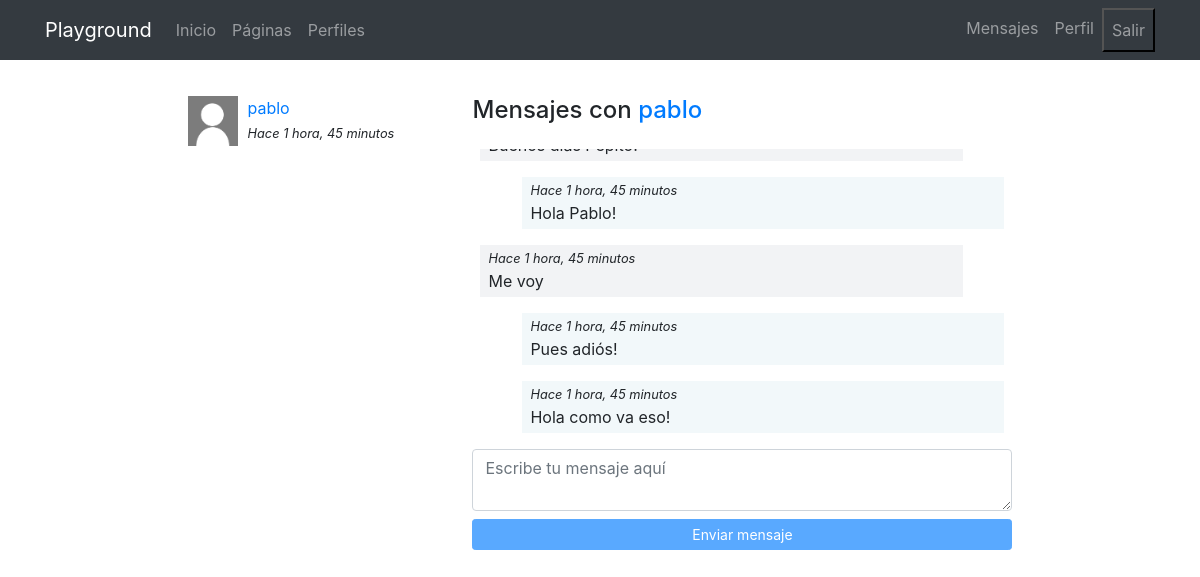
Page /messenger/thread/1 (signed in) on the earlier database version.
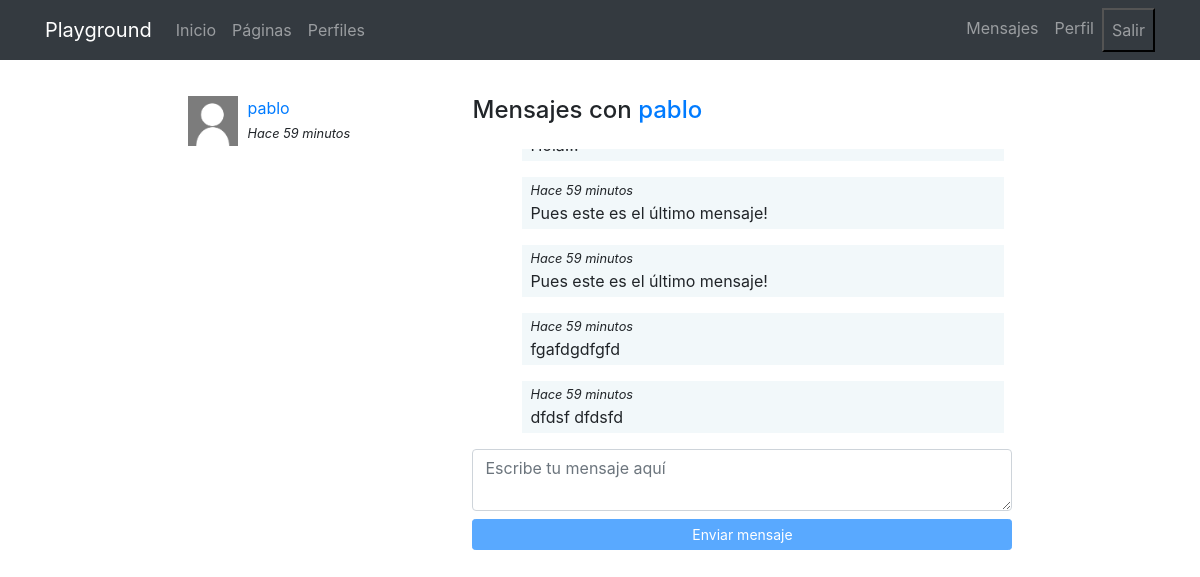
Same page on the later database version.
### messanger/models.py (models this page shows)
class Thread(models.Model):
    users = models.ManyToManyField(User, related_name='threads')
    messages = models.ManyToManyField(Message)
    updated = models.DateTimeField(auto_now=True)
    objects = ThreadManager()
    class Meta:
        ordering = ['-updated']

class Message(models.Model):
    user = models.ForeignKey(User, on_delete=models.CASCADE)
    content = models.TextField()
    created = models.DateTimeField(auto_now_add=True)
    class Meta:
        ordering = ['created']

### messanger/views.py (the view)
# urls.py: path('thread/<int:pk>', ThreadDetail.as_view(), name='detail'),
@method_decorator(login_required, name="dispatch")
class ThreadDetail(DetailView):
  model = Thread
  def get_object(self):
    obj = super(ThreadDetail, self).get_object()
    if self.request.user not in obj.users.all():
      raise Http404
    return obj

### messanger/templates/messanger/thread_detail.html (shortened to what this page needs)
{% extends 'core/base.html' %}
{% load static %}
{% block content %}
<main role="main">
  <div class="container">
    <div class="row mt-3">
      <div class="col-md-9 mx-auto mb-5">
        <div class="row">
          <div class="col-md-4">
            {% for thread in request.user.threads.all %}
              {% if thread.messages.all|length > 0 %}
                <div class="mb-3">
                  {% for user in thread.users.all %}
                    {% if user != request.user %}
                      {% if user.profile.avatar %}
                        <img src="{{user.profile.avatar.url}}" class="avatar">
                      {% else %}
                        <img src="{% static 'registration/img/no-avatar.jpg' %}" class="avatar">
                      {% endif %}
                      <div>
                        <a href="{% url 'messanger:detail' thread.pk %}">{{user}}</a><br>
                        <small><i>Hace {{thread.messages.last.created|timesince}}</i></small>
                      </div>
                    {% endif %}
                  {% endfor %}
                </div>
              {% endif %}
            {% endfor %}
          </div>
          <div class="col-md-8">
            {% for user in thread.users.all %}
              {% if user != request.user %}
                <h4 class="mb-4">Mensajes con <a href="{% url 'profiles:detail' user %} ">{{user}}</a></h4>
              {% endif %}
            {% endfor %}
            <div class="thread" id="thread">
              {% for message in object.messages.all %}
                <div {% if request.user == message.user %}class="mine mb-3"{% else %}class="other mb-3"{% endif %}>
                  <small><i>Hace {{thread.messages.last.created|timesince}}</i></small><br>
                  {{message.content}}
                </div>
              {% endfor %}
            </div>
             <textarea class="form-control mb-2" id="content" rows="2" placeholder="Escribe tu mensaje aquí"></textarea>
             <button id="send" class="btn btn-primary btn-sm btn-block" disabled>Enviar mensaje</button>
          </div>
        </div>
    </div>
  </div>
</main>
{% endblock %}

Differences in the rows shown:
no longer on this page (row unchanged): Message: {{ thread.messages.last.created|timesince }} "1 hora, 45 minutos", content "Hola Pablo!"
no longer on this page (row unchanged): Message: {{ thread.messages.last.created|timesince }} "1 hora, 45 minutos", content "Me voy"
no longer on this page (row unchanged): Message: {{ thread.messages.last.created|timesince }} "1 hora, 45 minutos", content "Pues adiós!"
no longer on this page (row unchanged): Message: {{ thread.messages.last.created|timesince }} "1 hora, 45 minutos", content "Hola como va eso!"
changed Thread: messages.last.created "1 hora, 45 minutos" → "59 minutos"
added Message: {{ thread.messages.last.created|timesince }} "59 minutos", content "Pues este es el último mensaje!"
added Message: {{ thread.messages.last.created|timesince }} "59 minutos", content "Pues este es el último mensaje!"
added Message: {{ thread.messages.last.created|timesince }} "59 minutos", content "fgafdgdfgfd"
added Message: {{ thread.messages.last.created|timesince }} "59 minutos", content "dfdsf dfdsfd"
